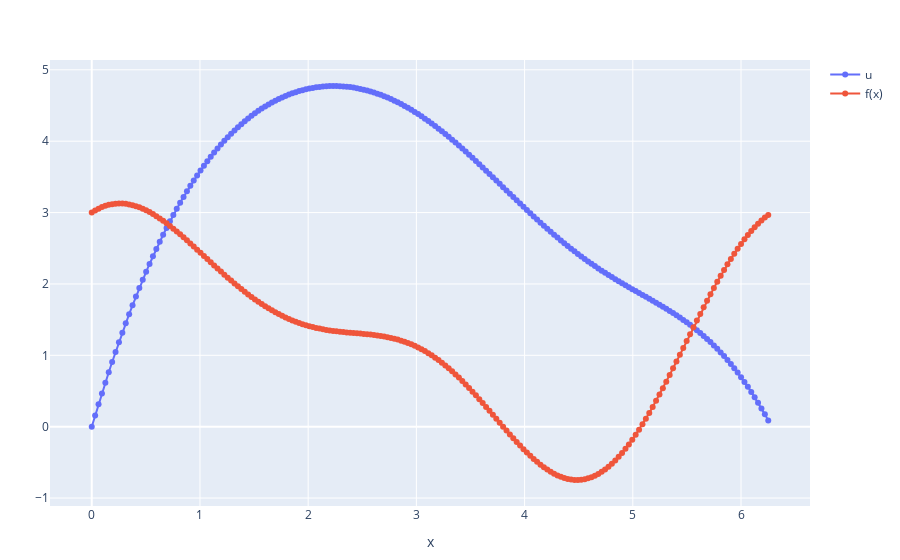

Here is the notebook cell this chart was saved with:
### Code cell
plot([
    scatter(x=x, y=u_fft, mode="markers+lines", name="u"),
    scatter(x=x, y=f_rhs, mode="markers+lines", name="f(x)")],
    Layout(xaxis_title="x") #yaxis_title="u(x)",  
)

### Figure 1 — Plotly figure (JSON) as saved in the notebook; plotly's stock layout.template omitted (floating-point values rounded to 4 significant figures; data arrays with more than 128 entries replaced by an {"elided": "..."} marker saying what was removed)
{"data": [{"mode": "markers+lines", "name": "u", "type": "scatter", "x": {"elided": "200 float values"}, "y": {"elided": "200 float values"}}, {"mode": "markers+lines", "name": "f(x)", "type": "scatter", "x": {"elided": "200 float values"}, "y": {"elided": "200 float values"}}], "layout": {"margin": {"b": 50, "l": 50, "r": 50, "t": 60}, "xaxis": {"title": {"text": "x"}}}}
